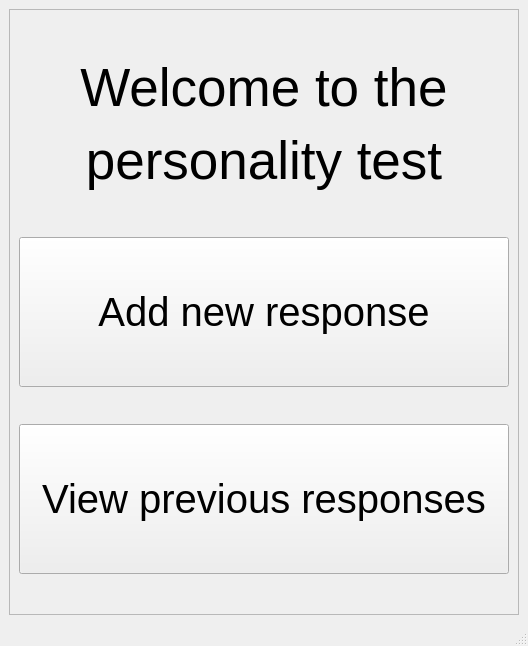
<?xml version="1.0" encoding="UTF-8"?>
<ui version="4.0">
 <class>MainWindow</class>
 <widget class="QMainWindow" name="MainWindow">
  <property name="geometry">
   <rect>
    <x>0</x>
    <y>0</y>
    <width>528</width>
    <height>646</height>
   </rect>
  </property>
  <property name="windowTitle">
   <string>MainWindow</string>
  </property>
  <widget class="QWidget" name="centralwidget">
   <layout class="QVBoxLayout" name="verticalLayout">
    <item>
     <widget class="QFrame" name="frame">
      <property name="frameShape">
       <enum>QFrame::StyledPanel</enum>
      </property>
      <property name="frameShadow">
       <enum>QFrame::Raised</enum>
      </property>
      <layout class="QVBoxLayout" name="verticalLayout_2">
       <item>
        <widget class="QLabel" name="label">
         <property name="minimumSize">
          <size>
           <width>0</width>
           <height>150</height>
          </size>
         </property>
         <property name="maximumSize">
          <size>
           <width>16777215</width>
           <height>150</height>
          </size>
         </property>
         <property name="font">
          <font>
           <pointsize>40</pointsize>
          </font>
         </property>
         <property name="text">
          <string>&lt;html&gt;&lt;head/&gt;&lt;body&gt;&lt;p align=&quot;center&quot;&gt;Welcome to the&lt;/p&gt;&lt;p align=&quot;center&quot;&gt; personality test&lt;/p&gt;&lt;/body&gt;&lt;/html&gt;</string>
         </property>
        </widget>
       </item>
       <item>
        <widget class="QPushButton" name="pushButton">
         <property name="minimumSize">
          <size>
           <width>0</width>
           <height>150</height>
          </size>
         </property>
         <property name="font">
          <font>
           <pointsize>30</pointsize>
          </font>
         </property>
         <property name="text">
          <string>Add new response</string>
         </property>
         <property name="autoDefault">
          <bool>false</bool>
         </property>
        </widget>
       </item>
       <item>
        <widget class="QPushButton" name="pushButton2">
         <property name="minimumSize">
          <size>
           <width>0</width>
           <height>150</height>
          </size>
         </property>
         <property name="font">
          <font>
           <pointsize>30</pointsize>
          </font>
         </property>
         <property name="text">
          <string>View previous responses</string>
         </property>
         <property name="autoDefault">
          <bool>false</bool>
         </property>
        </widget>
       </item>
      </layout>
     </widget>
    </item>
   </layout>
  </widget>
  <widget class="QMenuBar" name="menubar">
   <property name="geometry">
    <rect>
     <x>0</x>
     <y>0</y>
     <width>528</width>
     <height>21</height>
    </rect>
   </property>
  </widget>
  <widget class="QStatusBar" name="statusbar"/>
 </widget>
 <resources/>
 <connections/>
</ui>
